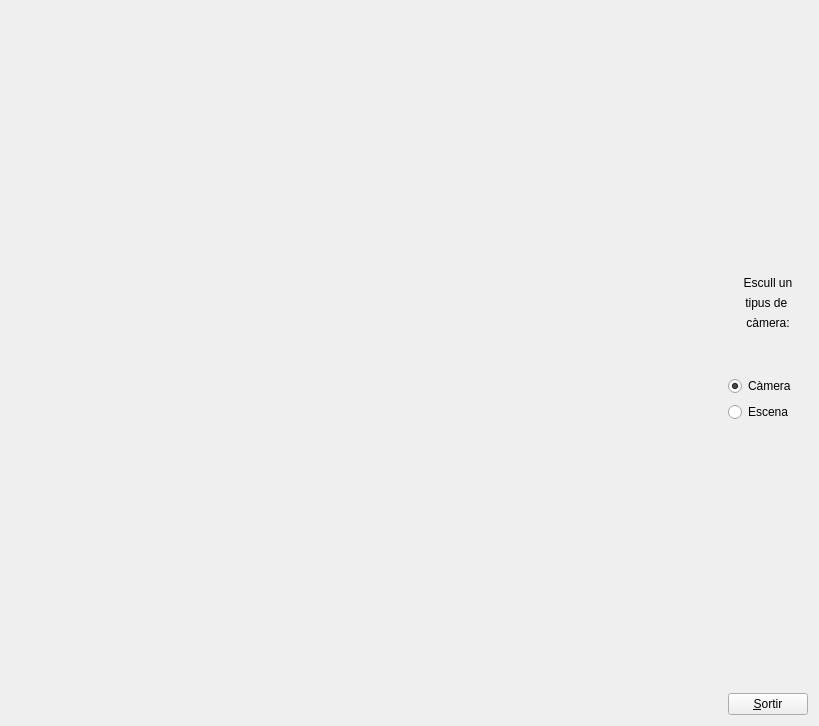
<?xml version="1.0" encoding="UTF-8"?>
<ui version="4.0">
 <class>MyForm</class>
 <widget class="QWidget" name="MyForm">
  <property name="geometry">
   <rect>
    <x>0</x>
    <y>0</y>
    <width>819</width>
    <height>726</height>
   </rect>
  </property>
  <property name="windowTitle">
   <string>IDI-Lab</string>
  </property>
  <layout class="QHBoxLayout" name="horizontalLayout">
   <item>
    <widget class="MyGLWidget" name="widget" native="true">
     <property name="sizePolicy">
      <sizepolicy hsizetype="Expanding" vsizetype="Expanding">
       <horstretch>0</horstretch>
       <verstretch>0</verstretch>
      </sizepolicy>
     </property>
    </widget>
   </item>
   <item>
    <layout class="QVBoxLayout" name="verticalLayout">
     <item>
      <spacer name="verticalSpacer_2">
       <property name="orientation">
        <enum>Qt::Vertical</enum>
       </property>
       <property name="sizeHint" stdset="0">
        <size>
         <width>20</width>
         <height>40</height>
        </size>
       </property>
      </spacer>
     </item>
     <item>
      <widget class="QLabel" name="label">
       <property name="text">
        <string>Escull un</string>
       </property>
       <property name="alignment">
        <set>Qt::AlignCenter</set>
       </property>
      </widget>
     </item>
     <item>
      <widget class="QLabel" name="label_2">
       <property name="text">
        <string>tipus de </string>
       </property>
       <property name="alignment">
        <set>Qt::AlignCenter</set>
       </property>
      </widget>
     </item>
     <item>
      <widget class="QLabel" name="label_3">
       <property name="text">
        <string>càmera:</string>
       </property>
       <property name="alignment">
        <set>Qt::AlignCenter</set>
       </property>
      </widget>
     </item>
     <item>
      <spacer name="verticalSpacer_3">
       <property name="orientation">
        <enum>Qt::Vertical</enum>
       </property>
       <property name="sizeType">
        <enum>QSizePolicy::Minimum</enum>
       </property>
       <property name="sizeHint" stdset="0">
        <size>
         <width>20</width>
         <height>40</height>
        </size>
       </property>
      </spacer>
     </item>
     <item>
      <widget class="QRadioButton" name="radioButton">
       <property name="text">
        <string>Càmera</string>
       </property>
       <property name="checked">
        <bool>true</bool>
       </property>
      </widget>
     </item>
     <item>
      <widget class="QRadioButton" name="radioButton_2">
       <property name="text">
        <string>Escena</string>
       </property>
      </widget>
     </item>
     <item>
      <spacer name="verticalSpacer">
       <property name="orientation">
        <enum>Qt::Vertical</enum>
       </property>
       <property name="sizeHint" stdset="0">
        <size>
         <width>20</width>
         <height>40</height>
        </size>
       </property>
      </spacer>
     </item>
     <item>
      <widget class="QPushButton" name="pushButton">
       <property name="sizePolicy">
        <sizepolicy hsizetype="Fixed" vsizetype="Fixed">
         <horstretch>0</horstretch>
         <verstretch>0</verstretch>
        </sizepolicy>
       </property>
       <property name="text">
        <string>&amp;Sortir</string>
       </property>
      </widget>
     </item>
    </layout>
   </item>
  </layout>
 </widget>
 <customwidgets>
  <customwidget>
   <class>MyGLWidget</class>
   <extends>QWidget</extends>
   <header>MyGLWidget.h</header>
   <container>1</container>
   <slots>
    <signal>signalEsc()</signal>
    <signal>signalCam()</signal>
    <slot>escullFocusEsc()</slot>
    <slot>escullFocusCam()</slot>
   </slots>
  </customwidget>
 </customwidgets>
 <resources/>
 <connections>
  <connection>
   <sender>pushButton</sender>
   <signal>clicked()</signal>
   <receiver>MyForm</receiver>
   <slot>close()</slot>
   <hints>
    <hint type="sourcelabel">
     <x>808</x>
     <y>715</y>
    </hint>
    <hint type="destinationlabel">
     <x>839</x>
     <y>529</y>
    </hint>
   </hints>
  </connection>
  <connection>
   <sender>radioButton</sender>
   <signal>clicked()</signal>
   <receiver>widget</receiver>
   <slot>escullFocusCam()</slot>
   <hints>
    <hint type="sourcelabel">
     <x>750</x>
     <y>400</y>
    </hint>
    <hint type="destinationlabel">
     <x>635</x>
     <y>390</y>
    </hint>
   </hints>
  </connection>
  <connection>
   <sender>radioButton_2</sender>
   <signal>clicked()</signal>
   <receiver>widget</receiver>
   <slot>escullFocusEsc()</slot>
   <hints>
    <hint type="sourcelabel">
     <x>759</x>
     <y>424</y>
    </hint>
    <hint type="destinationlabel">
     <x>698</x>
     <y>468</y>
    </hint>
   </hints>
  </connection>
  <connection>
   <sender>widget</sender>
   <signal>signalCam()</signal>
   <receiver>radioButton</receiver>
   <slot>click()</slot>
   <hints>
    <hint type="sourcelabel">
     <x>668</x>
     <y>330</y>
    </hint>
    <hint type="destinationlabel">
     <x>788</x>
     <y>397</y>
    </hint>
   </hints>
  </connection>
  <connection>
   <sender>widget</sender>
   <signal>signalEsc()</signal>
   <receiver>radioButton_2</receiver>
   <slot>click()</slot>
   <hints>
    <hint type="sourcelabel">
     <x>688</x>
     <y>541</y>
    </hint>
    <hint type="destinationlabel">
     <x>782</x>
     <y>421</y>
    </hint>
   </hints>
  </connection>
 </connections>
</ui>
